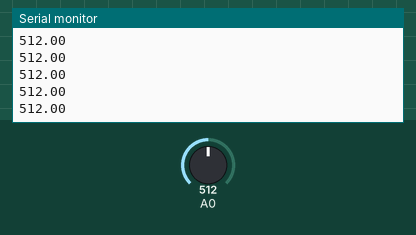
A sketch run on a simulated Arduino Leonardo, built with avr-gcc and run on an emulated ATmega32U4. Shown: the last lines printed to the serial monitor. The test bench sets the inputs (shaded band); at power-on: A0 = 512.

Above: at 1.2 s.
1.3 s: A0 set to 716
At 2.1 s:
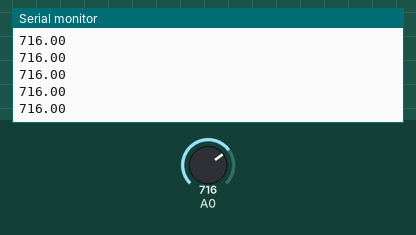
2.8 s: A0 set to 900
At 3.5 s:
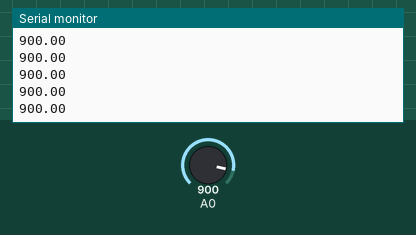
Timing chart, 0 to 5.8 s (numbered marks = the images above; inputs shaded):
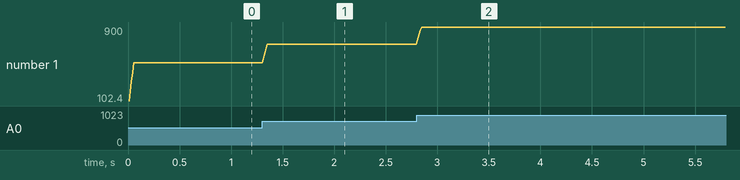

The sketch:

Ripple_Arduino.ino
```cpp
/*
 Name:		Ripple_Arduino.ino
 Created:	6/29/2022 2:48:55 PM
 Author:	JYOUNG16
*/

// the setup function runs once when you press reset or power the board


#include <movingAvg.h>
#include <elapsedMillis.h>
#include <Arduino_FreeRTOS.h>

const int LCF_CURR_BUFF_1_SIZE_Z_Pt = 5;

// define tasks
void TaskBlink();
void TaskPeriodicReadCurrent();
void TaskPeriodicFilterCurrent();
void TaskPeriodicPinchThdCalc();
void TaskPeriodicPinchDetection();
void TaskEventProcessSwitchPress();
void TaskPeriodicMotorMainLogic();
void TaskEventActuateMotor();
void TaskPeriodicCalcPwm();

// globals
float rawCurrent_I;
bool postnCnt_B;
float avgCurrent_I;
float currBuff1Avg_I_Calc;
float currBuff2Avg_I_Calc;
float currPinchThd_I;
bool pinchDetct_B;
bool upSwitch_B;
bool downSwitch_B;
bool upReq_B;
bool downReq_B;

int buff1Cnt_Z = 0;
float buff1_ary[5] = { 0 };

elapsedMillis timeStep;

// the setup function runs once when you press reset or power the board
void setup() {
    // initialize serial communication at 9600 bits per second:
    Serial.begin(9600);
    while (!Serial) {
        ; // wait for serial port to connect. Needed for native USB, on LEONARDO, MICRO, YUN, and other 32u4 based boards.
    }
    // Now set up two tasks to run independently.
    // Now the task scheduler, which takes over control of scheduling individual tasks, is automatically started.

}

void loop() {
    if (timeStep % 1 == 0) {
        TaskPeriodicReadCurrent();
    }
    if (timeStep >= 10) {

        Buff1MovingAvgFunc();
        Serial.println(currBuff1Avg_I_Calc);
        timeStep = 0;
    }
}

/*--------------------------------------------------*/
/*---------------------- Tasks ---------------------*/
/*--------------------------------------------------*/


void TaskPeriodicReadCurrent() {  // This is a task.
    // read the input on analog pin 0:
    rawCurrent_I = analogRead(A0);
    // print out the value you read:
    //Serial.println(rawCurrent_I);

}


void Buff1MovingAvgFunc() {
    buff1_ary[buff1Cnt_Z] = rawCurrent_I;
    float buff1Sum_I_Calc = 0;

    for (int i = 0; i < LCF_CURR_BUFF_1_SIZE_Z_Pt; i++) {
        buff1Sum_I_Calc = buff1Sum_I_Calc + buff1_ary[i];
    }
    currBuff1Avg_I_Calc = buff1Sum_I_Calc / LCF_CURR_BUFF_1_SIZE_Z_Pt;
    if (buff1Cnt_Z == LCF_CURR_BUFF_1_SIZE_Z_Pt) { buff1Cnt_Z = 0; }
    else { buff1Cnt_Z++; }
}
```

Measured:
- after the input at 1.3 s, the serial monitor: prints a new line at once (image 1)
- after the input at 2.8 s, the serial monitor: prints a new line at once (image 2)
- plotted number 1: 512 → 716 after the input at 1.3 s, 716 → 900 after the input at 2.8 s
